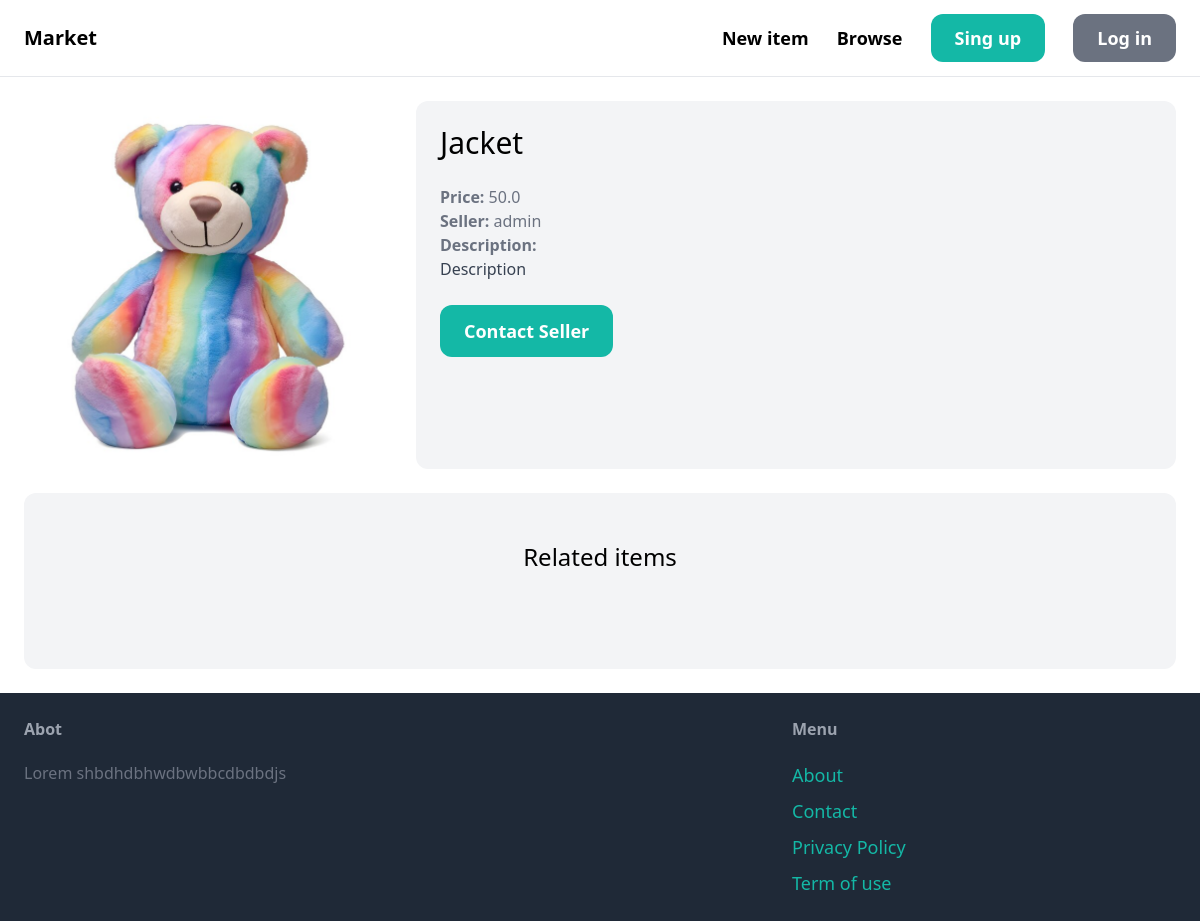
The page /items/2/ on the database as committed earlier.
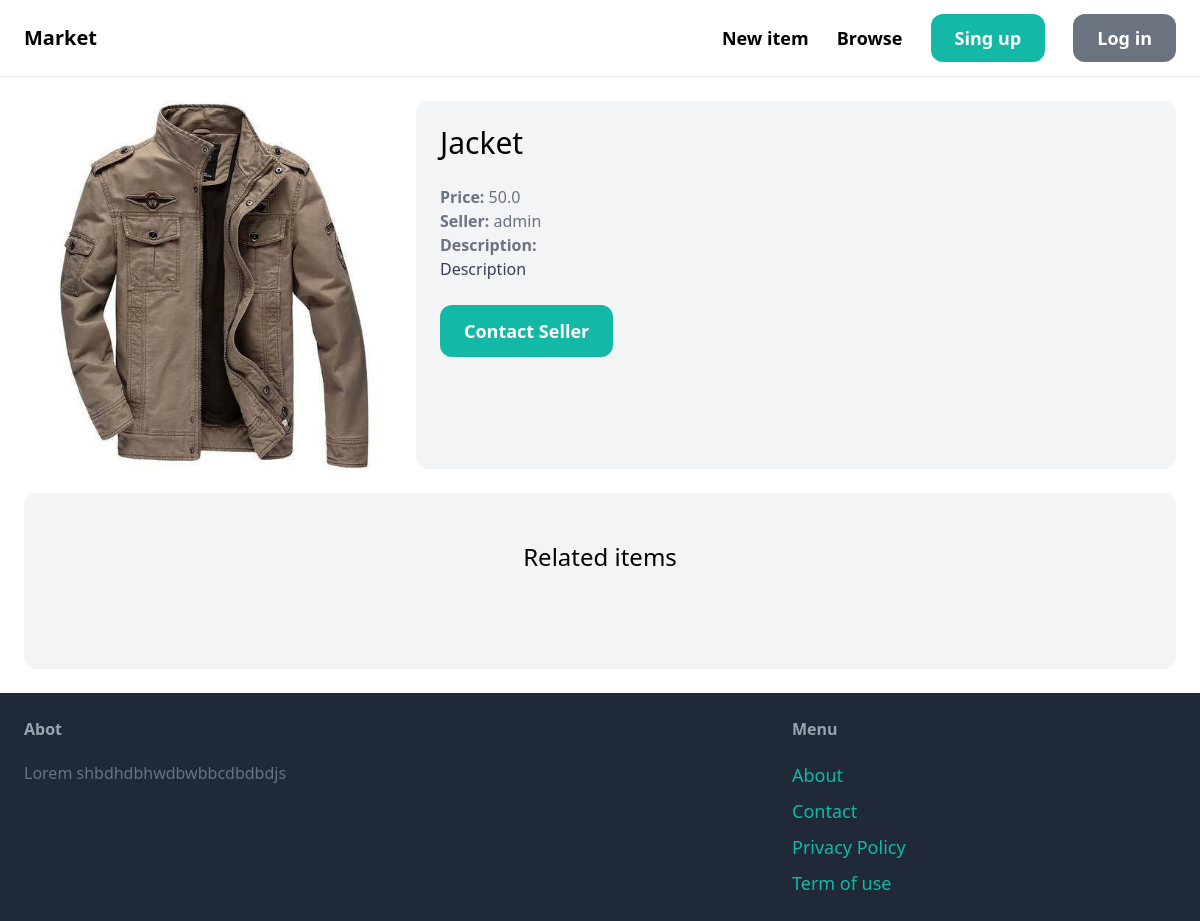
The same page on the database as committed later.
### item/models.py (models this page shows, shortened)
class Item(models.Model):
    category = models.ForeignKey(Category, related_name='items', on_delete=models.CASCADE)
    name = models.CharField(max_length=255)
    description = models.TextField(blank=True, null=True)
    price = models.FloatField()
    image = models.ImageField(upload_to='item_images', blank=True, null=True)
    is_sold = models.BooleanField(default=False)
    created_by = models.ForeignKey(User, related_name= 'Items', on_delete=models.CASCADE)
    created_at = models.DateTimeField(auto_now_add=True)

### item/views.py (the view)
# urls.py: path('<int:pk>/', views.detail, name='detail'),
def detail(request, pk):
    item = get_object_or_404(Item, pk=pk)
    related_items = Item.objects.filter(category=item.category, is_sold=False).exclude(pk=pk)[0:3]
    return render(request, 'item/detail.html', {
        'item': item,
        'related_items': related_items,
    })

### item/templates/item/detail.html (shortened to what this page needs)
{% extends 'core/base.html' %}
{% block content %}
<div class="grid grid-cols-3  gap-6">
    <div class="col-apan-3">
        <img src="{{ item.image.url }}" class="rounded-xl">
    </div>
    <div class="col-span-2 p-6 bg-gray-100 rounded-xl">
        <h1 class="mb-6 text-3xl">{{ item.name }}</h1>
        <p class="text-gray-500"><strong>Price: </strong>{{ item.price }}</p>
        <p class="text-gray-500"><strong>Seller: </strong>{{ item.created_by.username }}</p>
        {% if item.description %}
            <p class="text-gray-700">
                <strong class="text-gray-500">Description: </strong><br>
                {{ item.description}}
            </p>
        {% endif %}
        <a href="#" class="inline-block mt-6 px-6 py-3 text-lg font-semibold bg-teal-500 text-white rounded-xl hover:bg-teal-700">Contact Seller</a>
    </div>
</div>
<div class="mt-6 px-6 py-12 bg-gray-100 rounded-xl">
    <h2 class="mb-12 text-2xl text-center">Related items</h2>
</div>
{% endblock %}

### core/templates/core/base.html (shortened to what this page needs)
<!DOCTYPE html>
<html lang="en">
<head>
    <script src="https://cdn.tailwindcss.com"></script>
</head>
<body>
    <nav class="py-6 px-6 flex justify-between items-center border-b border-gray-200">
        <a href="/" class="text-xl font-semibold">Market</a>
        <div class="space-x-6">
            <a href="#" class="text-lg font-semibold hover:text-gray-500">New item</a>
            <a href="#" class="text-lg font-semibold hover:text-gray-500">Browse</a>
            <a href="{% url 'core:signup' %}" class="px-6 py-3 text-lg font-semibold bg-teal-500 text-white rounded-xl hover:bg-teal-700">Sing up</a>
            <a href="#" class="px-6 py-3 text-lg font-semibold bg-gray-500 text-white rounded-xl hover:bg-gray-700">Log in</a>
        </div>
    </nav>
    <div class="px-6 py-6">
        {% block content %}
        {% endblock %}
    </div>
    <footer class="py-6 px-6 flex justify-between bg-gray-800">
        <div class="w-2/3 pr-10">
            <h3 class="mb-5 font-semibold text-gray-400">Abot</h3>
            <p class="text-gray-500">Lorem shbdhdbhwdbwbbcdbdbdjs</p>
        </div>
        <div class="w-1/3">
            <h3 class="mb-5 font-semibold text-gray-400">Menu</h3>
            <ul class="space-y-2">
                <li><a href="#" class="text-lg text-teal-500 hover:text-teal-700">About</a>
                <li><a href="{% url 'core:contact' %}" class="text-lg text-teal-500 hover:text-teal-700">Contact</a>
                <li><a href="#" class="text-lg text-teal-500 hover:text-teal-700">Privacy Policy</a>
                <li><a href="#" class="text-lg text-teal-500 hover:text-teal-700">Term of use</a>
            </ul>
        </div>
</footer>
</body>
</html>

Rows that differ between the two databases and show on the page:
changed Item "Jacket": image: a different picture
